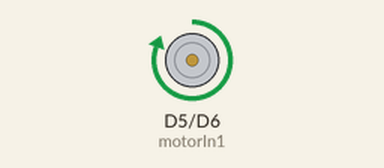
This sketch was run on a simulated ESP8266 (NodeMCU). Parts: motor-driver pin pairs drawn as motors (green arrow = first pin HIGH = forward, orange = second pin HIGH = backward, longer = more drive).

Above: at 0.5 s.
Timing chart, 0 to 4.6 s (numbered marks = the images above):
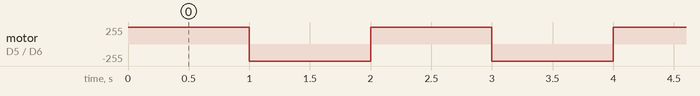

Measured:
- by itself, motor on D5 (motorIn1) / D6 (motorIn2): alternates forward 255/255 for 1.0 s and backward 255/255 for 1.0 s

The sketch:

MotorSpin.ino
```cpp
//DC Motor Control

//The DC motor will begin rotating left and right, and its speed will vary accordingly.
//Email:support@sunfounder.com
//Website:www.sunfounder.com
//2015.5.7
/***************************************/
const int motorIn1 = D5; // the one pin of the motor attach to pin 9
const int motorIn2 = D6; // the another pin of the motor attach to pin 10
/***************************************/
void setup()
{
pinMode(motorIn1,OUTPUT); //initialize the motorIn1 pin as output
pinMode(motorIn2,OUTPUT); //initialize the motorIn2 pin as output
}
/****************************************/
void loop()
{
clockwise(500); //rotate clockwise
delay(1000); //wait for a second
counterclockwise(500); //rotate counterclockwise
delay(1000); //wait for a second
}
/****************************************/
//The function to drive motor rotate clockwise
void clockwise(int Speed)
{
analogWrite(motorIn1,Speed); //set the speed of motor
analogWrite(motorIn2,0); //stop the motorIn2 pin of motor
}
//The function to drive motor rotate counterclockwise
void counterclockwise(int Speed)
{
analogWrite(motorIn1,(0)); //stop the motorIn1 pin of motor
analogWrite(motorIn2,Speed); //set the speed of motor
}
/****************************************/
```
